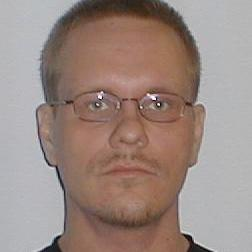
%> input picture simplegabortb-v1.0.0/trewas.jpg, 252 x 252 px
$ octave sg_demo01.m   (GNU Octave 9; MATLAB toolbox functions it lacks are replaced by stand-ins)
%> lines starting %> are read from the running program, lines starting %| are printed output that depends on the picture
### simplegabortb-v1.0.0/getargs.m
%GETARGS  parse variable argument list into a struct
%
% S = GETARGS(defaultS, varglist)
%
% varglist - a cell array of name, value pairs
% defaultS - struct containing the default values
%
% Example:
%   function foo(par1, varargin);
%   args = struct( 'param1', 0, 'param2', eye(3) );
%   args = getargs( args, varargin );
%   disp(args.param1);
%
%  foo(2, 'param1', 14) will print 14
%
% Author:
%   Pekka Paalanen <paalanen@lut.fi>
%
% $name$
% $Id: getargs.m,v 1.1 2007-11-23 08:52:00 jkamarai Exp $

function S = getargs(defaultS, varglist)

if mod(length(varglist),2) ~=0
	error('Odd number of variable parameters');
end

S = defaultS;
i=1;
while i <= length(varglist)
	if isfield(S, varglist{i})
		% for Matlab R12
		%S = setfield(S, varglist{i}, varglist{i+1});

		% for Matlab R13 and above
		S.(varglist{i}) = varglist{i+1};
	else
		warning_wrap('getargs:unknown_param', ...
		        ['Unknown parameter "' varglist{i} '"']);
	end
	i = i+2;
end

### simplegabortb-v1.0.0/sg_createfilterbank.m
%SG_CREATEFILTERBANK creates Gabor filter bank
%
% bank = sg_createfilterbank(N, f, m, n)
%
% Creates filterbank with specified frequencies and orientations.
% The same filterbank is usable with normal and multi-resolution
% filtering.
% Note! Only frequency domain filters are created.
%
%   N - size of the image, [height width].
%   f - frequencies, [f_max], a number of them is
%       automagically generated depending on other arguments,
%       or specific frequencies if 'user_freq' is specified.
%   m - number of filter frequencies.
%   n - number or filter orientations, or specific orientations
%       'user_orientation' specified.
%
% Optional arguments are
%   k         - factor for selecting filter frequencies
%               (1, 1/k, 1/k^2, 1/k^3...), default is sqrt(2)
%   p         - crossing point between two consecutive filters,
%               default 0.5
%   gamma     - gamma of the filter
%   eta       - eta of the filter'
%   pf        - energy to include in the filters, default 0.99
%   user_freq - filter only at frequencies specified in 'f', you
%               must also specify 'gamma' and 'eta'
%   user_orientation  - filter only at orientations specified in 'n'
%   extra_freq - calculate extra_freq frequencies for scale invariance
%   verbose    - 1 = displays the filter bank, 2 = display all filters
%
% If no optional arguments are specified, filter bank frequencies
% and filter sharpness values are automatically selected.
% If there is no special knowledge that specific filter sharpness
% values (gamma and eta) are wanted, it is most straightforward to
% use the defaults or specify only other 'k' and 'p' values.
% If needed, 'gamma' and 'eta' can be set directly.
%
% Output is a structure which includes
%   .conf  - parameters (gamma, eta, p, k) of the filters etc
%   .size  - N
%   .fhigh - maximum frequency of the whole filter bank
%   .freq  - a cell array for filters with all different frequencies
%      .f  - frequency of the filter
%      .orient - cell array of filters at different orientations
%         .filter   - the actual filter
%         .envelope - envelope of the filter
%         .fhigh     - maximum frequency of the filter
%         .o        - orientation of the filter
%
% Example:
%   bank=sg_createfilterbank(size(img),1/10, 5, 4,'verbose',1);
%     Creates a filter bank with frequencies starting from 0.1,
%     5 filter frequencies are used and the filters are in
%     4 orientations (every 45 degrees). The filter bank
%     will be displayed.
%
% See also: SG_FILTERWITHBANK
%
% Authors:
%   Jarmo Ilonen
%
% $Name: V_1_0_0 $ $Id: sg_createfilterbank.m,v 1.7 2007-01-16 13:03:49 ilonen Exp $

function [bank]=sg_createfilterbank(N, f, m, n, varargin)

conf = struct(...,
       'gamma',0, ...
       'eta',0,...
       'k',sqrt(2),...
       'p',0.5,...
       'verbose',0,...
       'user_freq',0,...
       'user_orientation',0, ...
       'domain',0, ...
       'extra_freq',0, ...
       'pf',0.99 ...
       );

conf = getargs(conf, varargin);

% choosing the frequencies of filters
if conf.user_freq==0 && conf.user_orientation==0
  % select parameters for the filters
  [gamma_,eta_]=sg_solvefilterparams(conf.k, conf.p,m,n);

  if conf.gamma==0,
    conf.gamma=gamma_;
  end;

  if conf.eta==0
    conf.eta=eta_;
  end;

  % select frequencies for the filters using k and m
  freq=f./conf.k.^(0:(m+conf.extra_freq-1));

else
  freq=sort(f);
  freq=freq(end:-1:1);
  if conf.gamma==0 || conf.eta==0
    error('sg_createfilterbank: You must specify gamma and eta with user_freq');
    return;
  end;
end;

% choosing the orientations of filters
if conf.user_orientation==0
  % select orientations based
  if n==0 || fix(n)~=n
    error('sg_createfilterbank: Zero/broken orientations without user_orientations specified');
  end;
  orientation=0:pi/n:pi;
  orientation=orientation(1:end-1);
else
  orientation=sort(n);
end;

% choose the domain, which is currently always frequency-domain
if conf.domain==0
  conf.domain=1;
end;

% warn if the image dimensions are slow to compute for fft
maxfactor=max([factor(N(1)) factor(N(2))]);
if maxfactor>13
  warning('sg_createfilterbank: FFT computations might be slow, largest factor of image dimensions is %d', maxfactor);
end;


bank.conf=conf;
bank.size=N;

bank.fhigh=0;

if conf.domain==1

  nf=1;
  for f0=freq,
    no=1;

    bank.freq{nf}.f=f0;

    for o0=orientation,
      [filt,envelope,fhigh]=sg_createfilterf2(f0,o0,conf.gamma,conf.eta,N,'use_envelope',1,'pf',conf.pf);

      bank.freq{nf}.orient{no}.filter=filt;
      bank.freq{nf}.orient{no}.envelope=envelope;
      bank.freq{nf}.orient{no}.fhigh=fhigh;

      if fhigh > bank.fhigh
        bank.fhigh=fhigh;
      end;

      bank.freq{nf}.orient{no}.o=o0;

      no=no+1;

    end;
    nf=nf+1;

  end;

end;

% return unless verbose option was used
if conf.verbose==0
  return
end;

% coordinates are a bit weird
M(1)=N(2);
M(2)=N(1);

fspace=zeros(M(2),M(1));

for find=1:length(bank.freq),
  for oind=1:length(bank.freq{find}.orient),
    a= bank.freq{find}.orient{oind}.envelope;

    lx=a(2)-a(1);
    ly=a(4)-a(3);

    % coordinates for the filter area
    xx=mod( (0:lx) + a(1) + M(1) , M(1) ) + 1;
    yy=mod( (0:ly) + a(3) + M(2) , M(2) ) + 1;

    fspace(yy,xx) = fspace(yy,xx) + bank.freq{find}.orient{oind}.filter;

    % display single filters in both frequency and spatial domain
    if conf.verbose>=2
      f2_=zeros(M(2),M(1));

      f2_(yy,xx) = bank.freq{find}.orient{oind}.filter;

      % spatial filter
      f2=ifftshift(ifft2((f2_)));
      figure();
      subplot(1,3,1), imagesc(f2_); colormap gray; axis image; title('Frequency space');
      subplot(1,3,2), imagesc(real(f2)); colormap gray; axis image; title('Real')
      subplot(1,3,3), imagesc(imag(f2)); colormap gray; axis image; title('Imag');
      str=sprintf('Filter with frequency %.6f, orientation %.2f degrees [press enter to continue]', bank.freq{find}.f,bank.freq{find}.orient{oind}.o*180/pi );
      input(str);
    end;

  end;
end;

% display the whole filterbank in frequency space
%clf
figure();
subplot(1,2,1), imagesc(fspace); colormap(gray); axis image; axis off; title('Combined frequency response of the bank');

subplot(1,2,2), imagesc(fftshift(fspace)); colormap(gray); axis image; title('Zero frequency shifted to center');
tick=get(gca,'YTick');
set(gca,'YTickLabel',1-tick/max(tick)-0.5);
tick=get(gca,'XTick');
set(gca,'XTickLabel',tick/max(tick)-0.5);

### simplegabortb-v1.0.0/sg_solvefilterparams.m
%SG_SOLVEFILTERPARAMS  solve Gabor filter parameters
%
% [gamma, eta] = sg_solvefilterparams(k, p, m, n)
%
% This functions is intended for solving filter sharpness parameters
% gamma and eta based on other filter bank parameters.
%
%   k - spacing of filter frequencies
%   p - filter overlap
%   m - number of filter frequencies
%   n - number of filter orientations
%
% Author: Jarmo Ilonen
%
% $Name: V_1_0_0 $ $Id: sg_solvefilterparams.m,v 1.3 2005-10-12 13:22:40 ilonen Exp $

function [gamma, eta] = sg_solvefilterparams(k, p, m, n)


gamma=solvegamma(k,p);
eta=solveeta(n,p);


function gamma=solvegamma(k,p)

gamma=1/pi*sqrt(-log(p))*(k+1)/(k-1);


% [4 lines left out: function solvek, not called in this run]


function p=solvep(gamma,k)

p=exp(- ( gamma*pi * (k-1)/(k+1))^2);


function eta=solveeta(n,p)

%ua=tan(pi/(no*2)) * fmax % exact ua
ua=pi/n/2;  % ua based on approximation

eta=1/pi*sqrt(-log(p))/(ua);

### simplegabortb-v1.0.0/sg_filterwithbank.m
%SG_FILTERWITHBANK - Gabor filtering with filterbank
%
% r = sg_filterwithbank(s, bank)
%
% Filter 2D signal using a filterbank.
%
%   s - signal (image)
%   bank - filterbank, created with sg_createfilterbank()
%
% Optional arguments are
%   points    - Calculate filter values at only specific points,
%               array of [x0 y0;x1 y1;...].
%   method    - If 1 then the signal will be initially downscaled
%               to include only frequencies up to filterbank's fhigh.
%   max_zoom  - Maximum scaling to be used with method 1. Will be used
%               only if lower than scaling factor based on highest
%               frequency of the filter. Default 0 means that the
%               image will be downscaled as much as possible.
%
% Response structure includes
%   .N      - the size of the filtered image
%   .method - 0 or 1 (see optional arguments)
%   .freq   - a cell array of filter responses which contains fields
%      .f    - frequency of the filter
%      .zoom - scaling factor at with this filter frequency (currently
%              always the same as the same field in the main structure)
%      .resp - actual filter responses, [N x X x Y] matrix where
%              N is number of filter orientations and X and Y are
%              the response resolution
%   [Following fields are mainly relevant with method 1 (however, they are
%   always set)]
%   .zoom       - integer factor of how much the image was downscaled
%                 during filtering
%   .respSize   - the resolution of responses
%   .actualZoom - actual scaling factors for x and y directions, may differ
%                 slightly to .zoom
%
% Note that with 'method 1 and' different scaling factors the scale
% of the responses changes (actually the total energy of responses
% is the same with all scaling levels). If the responses must be
% in same scale and different scaling factors are used, the response
% values must be divided by 'r.zoom^2', or for example by
%   r=sg_filterwithbank(image,bank,'method',1);
%   m=sg_resp2samplematrix(r)./prod(r.actualZoom);
%
% See also: SG_CREATEFILTERBANK, SG_RESP2SAMPLEMATRIX
%
% Authors:
%   Jarmo Ilonen, 2004
%
% $Name: V_1_0_0 $ $Id: sg_filterwithbank.m,v 1.8 2006-02-02 10:44:11 ilonen Exp $

function [m]=sg_filterwithbank(s, bank, varargin)

conf = struct(...,
       'points',[], ...
       'method',0, ...
       'domain',0, ...
       'max_zoom',0 ...
       );

conf = getargs(conf, varargin);

[N(2) N(1)]=size(s);
%N=size(s);

m.N=[N(2) N(1)];
m.method=conf.method;

% method=1 -> initial zoom
% the image is downscaled if the maximum frequency of the filterbank
% allows, no multiresolution but only initial downscaling
if m.method==1

  % power of two zoom factor
  m.zoom=2^floor( log2(0.5/bank.fhigh) );

  if conf.max_zoom>0 && m.zoom>conf.max_zoom
    m.zoom=conf.max_zoom;
  end;

  if m.zoom>1

    % the responsesize is always wanted to be divisible by two
    m.respSize=round(N/m.zoom/2)*2;

    % actual zoom factor
    m.actualZoom=N./m.respSize;

    % shift the points. if some points are very close to image border, they might
    % be shifted "out-of-matrix"
    if ~isempty(conf.points)
      conf.points=round((conf.points-1)./repmat(m.actualZoom,size(conf.points,1),1))+1;
      % too high value? -> fix
      conf.points(conf.points(:,1)>m.respSize(1),1)=m.respSize(1);
      conf.points(conf.points(:,2)>m.respSize(2),2)=m.respSize(2);
    end;
  else
    % if we cannot downscale the signal, go back to method 0
    m.method=0;
  end;

end;

if m.method==0
  m.zoom=1;
  m.respSize=N; %[N(2) N(1)];
  m.actualZoom=[1 1];
end;


if bank.conf.domain==1
  fs=fft2(ifftshift(s));

  % the loop for calculating responses at all frequencies

  %responses=zeros(length(freq),length(orientation),N(2),N(1));

  for find=1:length(bank.freq),
    f0=bank.freq{find}.f;

    m.freq{find}.f=f0;

    % zero memory for filter responses when filtering all points with original resolution
    if isempty(conf.points) && conf.method==0
      m.freq{find}.resp=zeros(length(bank.freq{find}.orient),N(2),N(1));
    end;

    % zero memory for filter responses when filtering all points with
    % downscaled (by the highest frequency of the filter bank)
    % resolution
    if isempty(conf.points) && conf.method==1
      m.freq{find}.resp=zeros(length(bank.freq{find}.orient),m.respSize(2),m.respSize(1));
    end;

    if ~isempty(conf.points)
      m.freq{find}.resp=zeros(length(bank.freq{find}.orient),size(conf.points,1));
    end;

    % loop through orientations
    for oind=1:length(bank.freq{find}.orient),

      a= bank.freq{find}.orient{oind}.envelope;
      fhigh=bank.freq{find}.orient{oind}.fhigh;

      % method 0 (full size responses)
      if conf.method==0

        m.freq{find}.zoom=1;

        f2_=zeros(N(2),N(1));

        lx=a(2)-a(1);
        ly=a(4)-a(3);

        % coordinates for the filter area
        xx=mod( (0:lx) + a(1) + N(1) , N(1) ) + 1;
        yy=mod( (0:ly) + a(3) + N(2) , N(2) ) + 1;

        % filter the image
        f2_(yy,xx) = bank.freq{find}.orient{oind}.filter .* fs(yy,xx);

      end;

      % method 1 (initial downscale)
      if conf.method==1

        m.freq{find}.zoom=m.zoom;
        f2_=zeros(m.respSize(2),m.respSize(1));

        lx=a(2)-a(1);
        ly=a(4)-a(3);

        % coordinates for the filter area in filtered fullsize image
        xx=mod( (0:lx) + a(1) + N(1) , N(1) ) + 1;
        yy=mod( (0:ly) + a(3) + N(2) , N(2) ) + 1;

        % coordinates for the filter area in downscaled response image
        xx_z=mod( (0:lx) + a(1) + m.respSize(1) , m.respSize(1) ) + 1;
        yy_z=mod( (0:ly) + a(3) + m.respSize(2) , m.respSize(2) ) + 1;

        % filter the image
        f2_(yy_z,xx_z) = bank.freq{find}.orient{oind}.filter .* fs(yy,xx);

      end;

      if isempty(conf.points)
        m.freq{find}.resp(oind,:,:)=fftshift(ifft2(f2_));
      else
        temp=fftshift(ifft2(f2_));
        for p=1:size(conf.points,1)
          m.freq{find}.resp(oind,p)=temp(conf.points(p,2),conf.points(p,1));
        end;
      end;

    end;

  end;

end;

### simplegabortb-v1.0.0/sg_filterwithbank2.m
%SG_FILTERWITHBANK2 - Gabor filtering with filterbank
%
% r = sg_filterwithbank2(s, bank)
%
% Filter 2D signal using a filterbank.
%
%   s - signal (image)
%   bank - filterbank, created with sg_createfilterbank()
%
% Optional arguments are
%   max_zoom  - Maximum scaling to be used with method 1. Will be used
%               only if lower than scaling factor based on highest
%               frequency of the filter. Default 0 means that the
%               image will be downscaled as much as possible.
%
% Response structure includes
%   .N      - the size of the filtered image
%   .freq   - a cell array of filter responses which contains fields
%      .f    - frequency of the filter
%      .zoom - scaling factor at with this filter frequency (currently
%              always the same as the same field in the main structure)
%      .resp - actual filter responses, [N x X x Y] matrix where
%              N is number of filter orientations and X and Y are
%              the response resolution
%   .zoom       - integer factor of how much the image was downscaled
%                 during filtering for each filter frequency
%   .respSize   - the resolution of responses for each filter frequency
%   .actualZoom - actual scaling factors for x and y directions, may differ
%                 slightly to .zoom for each filter frequency
%
% This is an alternate version of SG_FILTERWITHBANK which computes
% responses of each filter frequency scaled to as low resolution as
% possible. Amplitudes of responses are normalized (unlike with
% SG_FILTERWITHBANK).
%
% Note that other functions working with response structure
% returned by SG_FILTERWITHBANK do not work because the resolutions
% are not the same for all filters.
%
% Authors:
%   Jarmo Ilonen, 2007
%
% $Name: V_1_0_0 $ $Id: sg_filterwithbank2.m,v 1.1 2007-07-30 10:17:46 ilonen Exp $

function [m]=sg_filterwithbank(s, bank, varargin)

conf = struct(...,
       'points',[], ...
       'domain',0, ...
       'max_zoom',0 ...
       );

conf = getargs(conf, varargin);

[N(2) N(1)]=size(s);

m.N=[N(2) N(1)];

% downscale as much as possible separately for every filter

for find=1:length(bank.freq)
	m.zoom(find)=0.5/bank.freq{find}.orient{1}.fhigh;

	if conf.max_zoom>0 && m.zoom(find)>conf.max_zoom
  		m.zoom(find)=conf.max_zoom;
	end;

  	if m.zoom(find)<1
		printf('Zoom factor smaller than 1, wtf?\n');
		m.zoom(find)=1;
	end;

	% the responsesize is always wanted to be divisible by two
   	m.respSize(find,:)=round(N/m.zoom(find)/2)*2;

	% actual zoom factor
	m.actualZoom(find,:)=(N./m.respSize(find));

end;


% perform the filtering

fs=fft2(ifftshift(s));

% the loop for calculating responses at all frequencies

for find=1:length(bank.freq),
    	f0=bank.freq{find}.f;

    	m.freq{find}.f=f0;

    	% zero memory for filter responses, each frequency is of different size now
    	if isempty(conf.points)
      		m.freq{find}.resp=zeros(length(bank.freq{find}.orient),m.respSize(find,2),m.respSize(find,1));
    	end;

    	% loop through orientations
    	for oind=1:length(bank.freq{find}.orient),

      		a= bank.freq{find}.orient{oind}.envelope;
      		fhigh=bank.freq{find}.orient{oind}.fhigh;

      		m.freq{find}.zoom=m.zoom(find);
        	f2_=zeros(m.respSize(find,2),m.respSize(find,1));

        	lx=a(2)-a(1);
        	ly=a(4)-a(3);

        	% coordinates for the filter area in filtered fullsize image
        	xx=mod( (0:lx) + a(1) + N(1) , N(1) ) + 1;
        	yy=mod( (0:ly) + a(3) + N(2) , N(2) ) + 1;

        	% coordinates for the filter area in downscaled response image
        	xx_z=mod( (0:lx) + a(1) + m.respSize(find,1) , m.respSize(find,1) ) + 1;
        	yy_z=mod( (0:ly) + a(3) + m.respSize(find,2) , m.respSize(find,2) ) + 1;

        	% filter the image
        	f2_(yy_z,xx_z) = bank.freq{find}.orient{oind}.filter .* fs(yy,xx);

      		% set the responses to response matrix and normalize amplitudes for the zoom factor
      		m.freq{find}.resp(oind,:,:)=fftshift(ifft2(f2_))./prod(m.actualZoom(find,:));
        end;

end;

### simplegabortb-v1.0.0/sg_resp2samplematrix.m
%SG_RESP2SAMPLEMATRIX
%
%   m = sg_resp2samplematrix(r)
%
% Converts response structure returned by sg_filterwithbank to a
% matrix more suitable for e.g. using with classifiers.
%
% If responses were computer for all points, a [height x width x
% filter_values] matrix will be created. Filter values are arranged in
% [f1o1 f1o2 ... f2o1 f2o2 ... ] order. If responses for only some
% points were computer, matrix will be of format
% [point x filter_values].
%
% Options:
%   normalize - set to 1 to normalize responses. For info on
%               normalization see sg_normalizesamplematrix
%
% Example:
%   s = sg_resp2samplematrix(r,'normalize',1);
%
% See also: SG_FILTERWITHBANK, SG_SCALESAMPLES, SG_ROTATESAMPLES,
%           SG_NORMALIZESAMPLEMATRIX
%
% Authors:
%   Jarmo Ilonen, 2004
%
% $Name: V_1_0_0 $ $Id: sg_resp2samplematrix.m,v 1.2 2005-10-12 14:28:35 ilonen Exp $

function meh=sg_resp2samplematrix(r,varargin)

conf=struct(...
     'normalize',0 ...
         );

conf = getargs(conf, varargin);

nf=length(r.freq);
of=length(r.freq{1}.resp(:,1,1));

n=size(r.freq{1}.resp);


% handle case with responses from all points
if length(n)==3
  meh=zeros(n(2),n(3),nf*of);

  for i=1:nf
    for u=1:of
      meh(:,:,(i-1)*of+(u-1) + 1)=r.freq{i}.resp(u,:,:);
    end;
  end;
  if conf.normalize>0,
    meh=(1./repmat(sqrt(sum(abs(meh).^2,3)),[1,1,nf*of])).*meh;
  end;
  return;
end;

% case with only some responses
if length(n)==2
  meh=zeros(n(2),nf*of);

  for i=1:nf
    for u=1:of
      meh(:,(i-1)*of+(u-1) + 1)=r.freq{i}.resp(u,:);
    end;
  end;
  if conf.normalize>0,
    meh=(1./repmat(sqrt(sum(abs(meh).^2,2)),[1,nf*of])).*meh;
  end;
  return;
end;

error('Could not decipher response structure');

### simplegabortb-v1.0.0/sg_normalizesamplematrix.m
%SG_NORMALIZESAMPLEMATRIX
%
%   m = sg_normalizesamplematrix(m)
%
% Normalizes sample matrix for illumination invariance. Each sample
% (Gabor responses for one point in all frequencies and rotations) is
% normalized so that norm(sample)==1.
%
% See also: SG_RESP2SAMPLEMATRIX
%
% Authors:
%   Jarmo Ilonen, 2004
%
% $Name: V_1_0_0 $ $Id: sg_normalizesamplematrix.m,v 1.2 2005-10-12 14:29:45 ilonen Exp $

function meh=sg_normalizesamplematrix(meh)

n=size(meh);

featlen=n(end);

if length(n)==3
  meh=(1./repmat(sqrt(sum(abs(meh).^2,3)),[1,1,featlen])).*meh;
  return;
end;


if length(n)==2
  meh=(1./repmat(sqrt(sum(abs(meh).^2,2)),[1,featlen])).*meh;
  return;
end;

error('Could not decipher response structure');

### simplegabortb-v1.0.0/sg_version.m
%SG_VERSION  - Version string for SimpleGabor toolbox
%
% version = gmmb_version();
%
% $Id: sg_version.m,v 1.1 2007-11-23 08:52:27 jkamarai Exp $

function version = sg_version();

version = 'base2';

### simplegabortb-v1.0.0/sg_demo01.m
%SG_DEMO01 Demonstrates the SimpleGabor Toolbox funtionality
%
% Just type 'sg_demo01' in the Matlab prompt
%
% For more information see Contents.m (help Contents) or README.txt
%
% Authors:
%   Jarmo Ilonen
%   Joni Kamarainen

%
% Display version number
disp(['SimpleGabor Toolbox Version: ' sg_version]);

%
% Read and normalise image
fprintf('Reading an input image...');
img = imread('trewas.jpg');
%> img is the input picture: size 252x252x3 uint8; mean R, G, B 155.7, 137.3, 130.2
img = squeeze(img(:,:,1));
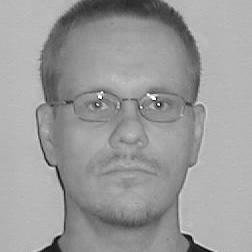
%> img: size 252x252 uint8; min 1, max 255, mean 155.7
img = double(img)/255;
%> img: size 252x252 double
fprintf('Done!\n');

fh = figure;
colormap gray

%
% Create Gabor filter bank
fprintf('Creating Gabor filter bank with selected parameters...');
gaborBank = sg_createfilterbank(size(img),1/4,3,4,'pf',0.9);
%> (the rest of the program and of its run is left out)
